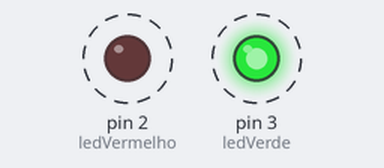
The sketch below on a simulated Arduino Uno, built with avr-gcc and run on an emulated ATmega328P. Parts: output pins drawn as LEDs (lit = HIGH). Dashed ring = blinking.

Above: at 0.5 s.
Timing chart, 0 to 4.6 s (numbered marks = the images above):
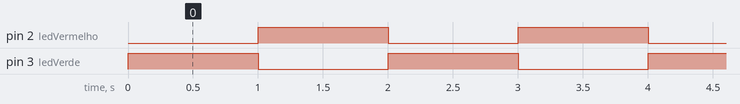

The sketch:

codigo.ino
```cpp
// Pinos onde os LEDs estão conectados
const int ledVerde = 3;
const int ledVermelho = 2;

void setup() {

  // Configura os pinos dos LEDs como saídas digitais
  pinMode(ledVerde, OUTPUT);
  pinMode(ledVermelho, OUTPUT);

}

void loop() {

  // Acende o LED verde e apaga o vermelho
  digitalWrite(ledVerde, HIGH);
  digitalWrite(ledVermelho, LOW);

  // Aguarda 1 segundo
  delay(1000);

  // Apaga o LED verde e acende o vermelho
  digitalWrite(ledVerde, LOW);
  digitalWrite(ledVermelho, HIGH);

  // Aguarda mais 1 segundo
  delay(1000);

}
```

Measured:
- by itself, pin 2 (ledVermelho), pin 3 (ledVerde): alternates HIGH for 1.0 s and LOW for 1.0 s
